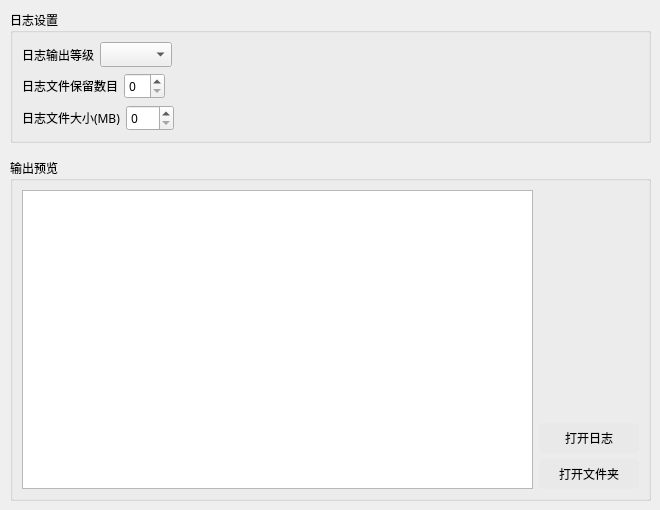
              <widget class="QWidget" name="log">
               <widget class="QWidget" name="logWidget" native="true">
                <property name="geometry">
                 <rect>
                  <x>10</x>
                  <y>10</y>
                  <width>641</width>
                  <height>491</height>
                 </rect>
                </property>
                <layout class="QGridLayout" name="gridLayout_12">
                 <property name="verticalSpacing">
                  <number>15</number>
                 </property>
                 <item row="0" column="0">
                  <widget class="QGroupBox" name="groupBox_5">
                   <property name="font">
                    <font>
                     <family>黑体</family>
                    </font>
                   </property>
                   <property name="title">
                    <string>日志设置</string>
                   </property>
                   <layout class="QGridLayout" name="gridLayout_13">
                    <item row="0" column="0">
                     <layout class="QVBoxLayout" name="verticalLayout_6">
                      <item>
                       <layout class="QHBoxLayout" name="horizontalLayout_6">
                        <item>
                         <widget class="QLabel" name="defaultLogLevelLabel">
                          <property name="font">
                           <font>
                            <family>黑体</family>
                           </font>
                          </property>
                          <property name="text">
                           <string>日志输出等级</string>
                          </property>
                          <property name="scaledContents">
                           <bool>true</bool>
                          </property>
                         </widget>
                        </item>
                        <item>
                         <widget class="QComboBox" name="defaultLogLevel"/>
                        </item>
                        <item>
                         <spacer name="horizontalSpacer_7">
                          <property name="orientation">
                           <enum>Qt::Horizontal</enum>
                          </property>
                          <property name="sizeHint" stdset="0">
                           <size>
                            <width>40</width>
                            <height>20</height>
                           </size>
                          </property>
                         </spacer>
                        </item>
                       </layout>
                      </item>
                      <item>
                       <layout class="QHBoxLayout" name="horizontalLayout_9">
                        <item>
                         <widget class="QLabel" name="logCountLabel">
                          <property name="font">
                           <font>
                            <family>黑体</family>
                           </font>
                          </property>
                          <property name="text">
                           <string>日志文件保留数目</string>
                          </property>
                          <property name="scaledContents">
                           <bool>true</bool>
                          </property>
                         </widget>
                        </item>
                        <item>
                         <widget class="QSpinBox" name="logCount">
                          <property name="maximum">
                           <number>10</number>
                          </property>
                         </widget>
                        </item>
                        <item>
                         <spacer name="horizontalSpacer_11">
                          <property name="orientation">
                           <enum>Qt::Horizontal</enum>
                          </property>
                          <property name="sizeHint" stdset="0">
                           <size>
                            <width>40</width>
                            <height>20</height>
                           </size>
                          </property>
                         </spacer>
                        </item>
                       </layout>
                      </item>
                      <item>
                       <layout class="QHBoxLayout" name="horizontalLayout_8">
                        <item>
                         <widget class="QLabel" name="logSizeLabel">
                          <property name="font">
                           <font>
                            <family>黑体</family>
                           </font>
                          </property>
                          <property name="text">
                           <string>日志文件大小(MB)</string>
                          </property>
                          <property name="scaledContents">
                           <bool>true</bool>
                          </property>
                         </widget>
                        </item>
                        <item>
                         <widget class="QSpinBox" name="logSize">
                          <property name="maximum">
                           <number>100</number>
                          </property>
                         </widget>
                        </item>
                        <item>
                         <spacer name="horizontalSpacer_10">
                          <property name="orientation">
                           <enum>Qt::Horizontal</enum>
                          </property>
                          <property name="sizeHint" stdset="0">
                           <size>
                            <width>40</width>
                            <height>20</height>
                           </size>
                          </property>
                         </spacer>
                        </item>
                       </layout>
                      </item>
                     </layout>
                    </item>
                   </layout>
                  </widget>
                 </item>
                 <item row="1" column="0">
                  <widget class="QGroupBox" name="groupBox_6">
                   <property name="font">
                    <font>
                     <family>黑体</family>
                    </font>
                   </property>
                   <property name="title">
                    <string>输出预览</string>
                   </property>
                   <layout class="QGridLayout" name="gridLayout_14">
                    <item row="0" column="0">
                     <widget class="QListView" name="logRecordList"/>
                    </item>
                    <item row="0" column="1">
                     <layout class="QVBoxLayout" name="verticalLayout_7">
                      <item>
                       <spacer name="verticalSpacer_4">
                        <property name="orientation">
                         <enum>Qt::Vertical</enum>
                        </property>
                        <property name="sizeHint" stdset="0">
                         <size>
                          <width>20</width>
                          <height>40</height>
                         </size>
                        </property>
                       </spacer>
                      </item>
                      <item>
                       <widget class="QPushButton" name="exportLogRecord">
                        <property name="minimumSize">
                         <size>
                          <width>100</width>
                          <height>30</height>
                         </size>
                        </property>
                        <property name="maximumSize">
                         <size>
                          <width>16777215</width>
                          <height>30</height>
                         </size>
                        </property>
                        <property name="font">
                         <font>
                          <family>黑体</family>
                         </font>
                        </property>
                        <property name="cursor">
                         <cursorShape>PointingHandCursor</cursorShape>
                        </property>
                        <property name="styleSheet">
                         <string notr="true">QPushButton{background:#e9e9e9;border:0px solid rgb(167, 166, 170);border-radius:5px;}QPushButton:hover{background:#d2d2d2;}QPushButton:press{background:#d2d2d2;}</string>
                        </property>
                        <property name="text">
                         <string>打开日志</string>
                        </property>
                       </widget>
                      </item>
                      <item>
                       <widget class="QPushButton" name="clearLogRecord">
                        <property name="minimumSize">
                         <size>
                          <width>100</width>
                          <height>30</height>
                         </size>
                        </property>
                        <property name="maximumSize">
                         <size>
                          <width>16777215</width>
                          <height>30</height>
                         </size>
                        </property>
                        <property name="font">
                         <font>
                          <family>黑体</family>
                         </font>
                        </property>
                        <property name="cursor">
                         <cursorShape>PointingHandCursor</cursorShape>
                        </property>
                        <property name="styleSheet">
                         <string notr="true">QPushButton{background:#e9e9e9;border:0px solid rgb(167, 166, 170);border-radius:5px;}QPushButton:hover{background:#d2d2d2;}QPushButton:press{background:#d2d2d2;}</string>
                        </property>
                        <property name="text">
                         <string>打开文件夹</string>
                        </property>
                       </widget>
                      </item>
                     </layout>
                    </item>
                   </layout>
                  </widget>
                 </item>
                </layout>
               </widget>
              </widget>
